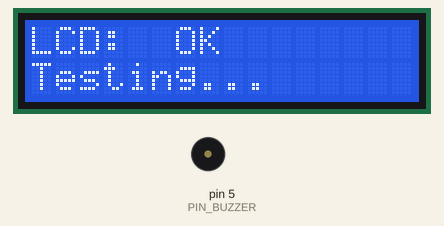
Recording of a sketch running on a simulated Arduino Uno, built with avr-gcc and run on an emulated ATmega328P. Shown: 16×2 character LCD, buzzer (waves = sounding). What the sketch prints to the serial monitor is not drawn.

Above: at 0.1 s.
At 1.1 s:
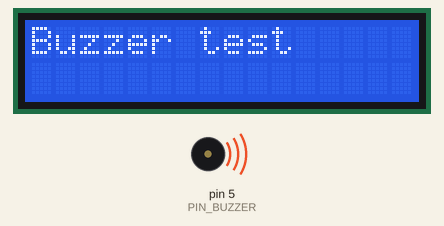
At 1.9 s:
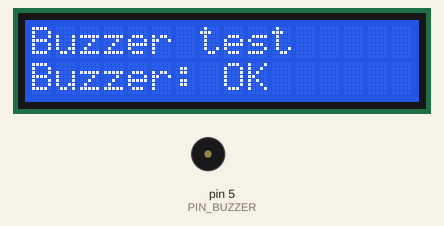
At 2.9 s:
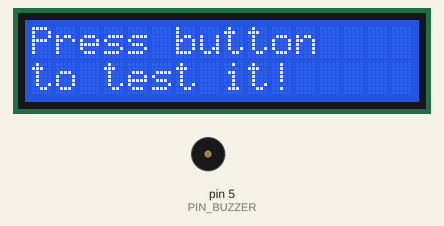
Timing chart, 0 to 4.4 s (numbered marks = the images above):
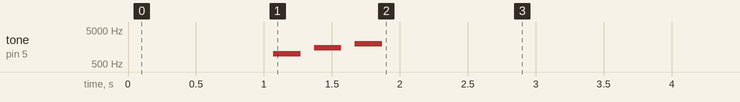

The sketch:

test_components.ino
```cpp
#include <LiquidCrystal.h>

// ── Pin Configuration ─────────────────────────────────────────────────────────
// LCD (parallel interface: RS, E, D4, D5, D6, D7)
const int LCD_PIN_REGISTER_SELECT = 12;
const int LCD_PIN_ENABLE          = 11;
const int LCD_PIN_DATA4           = 5;
const int LCD_PIN_DATA5           = 4;
const int LCD_PIN_DATA6           = 3;
const int LCD_PIN_DATA7           = 2;

// Button (connects pin to GND when pressed; uses internal pull-up)
const int PIN_BUTTON = 3;

// Buzzer (active or passive buzzer)
const int PIN_BUZZER = 5;

// ── Constants ─────────────────────────────────────────────────────────────────
const int LCD_COLS = 16;
const int LCD_ROWS = 2;

// ── Globals ───────────────────────────────────────────────────────────────────
LiquidCrystal lcd(LCD_PIN_REGISTER_SELECT, LCD_PIN_ENABLE, LCD_PIN_DATA4, LCD_PIN_DATA5, LCD_PIN_DATA6, LCD_PIN_DATA7);

bool lastButtonState = HIGH;  // HIGH = not pressed (pull-up)
int  pressCount      = 0;

// ── Helpers ───────────────────────────────────────────────────────────────────
void beep(int frequency, int durationMs) {
  tone(PIN_BUZZER, frequency, durationMs);
  delay(durationMs);
  noTone(PIN_BUZZER);
}

// ── Setup ─────────────────────────────────────────────────────────────────────
void setup() {
  Serial.begin(9600);

  // LCD
  lcd.begin(LCD_COLS, LCD_ROWS);

  // Button with internal pull-up (no external resistor needed)
  pinMode(PIN_BUTTON, INPUT_PULLUP);

  // Buzzer
  pinMode(PIN_BUZZER, OUTPUT);

  // ── LCD test ──────────────────────────────────────────────────────────────
  lcd.setCursor(0, 0);
  lcd.print("LCD:  OK");
  lcd.setCursor(0, 1);
  lcd.print("Testing...");
  Serial.println("LCD initialized.");

  delay(1000);

  // ── Buzzer test ───────────────────────────────────────────────────────────
  lcd.clear();
  lcd.setCursor(0, 0);
  lcd.print("Buzzer test");
  Serial.println("Buzzer: beeping...");

  beep(1000, 200);
  delay(100);
  beep(1500, 200);
  delay(100);
  beep(2000, 200);

  lcd.setCursor(0, 1);
  lcd.print("Buzzer: OK");
  Serial.println("Buzzer: OK.");
  delay(1000);

  // ── Ready prompt ──────────────────────────────────────────────────────────
  lcd.clear();
  lcd.setCursor(0, 0);
  lcd.print("Press button");
  lcd.setCursor(0, 1);
  lcd.print("to test it!");
  Serial.println("Ready. Press the button.");
}

// ── Loop ──────────────────────────────────────────────────────────────────────
void loop() {
  bool currentButtonState = digitalRead(PIN_BUTTON);

  // Detect falling edge (HIGH → LOW = press)
  if (lastButtonState == HIGH && currentButtonState == LOW) {
    pressCount++;

    Serial.print("Button pressed! Count: ");
    Serial.println(pressCount);

    // Update LCD
    lcd.clear();
    lcd.setCursor(0, 0);
    lcd.print("Button: OK");
    lcd.setCursor(0, 1);
    lcd.print("Presses: ");
    lcd.print(pressCount);

    // Short confirmation beep
    beep(1200, 100);

    delay(50);  // debounce
  }

  lastButtonState = currentButtonState;
}
```

Measured:
- what the display in image 1 shows lasts 0.8 s, from 1.1 s to 1.9 s
- what the display in image 2 shows lasts 1.0 s, from 1.9 s to 2.9 s
